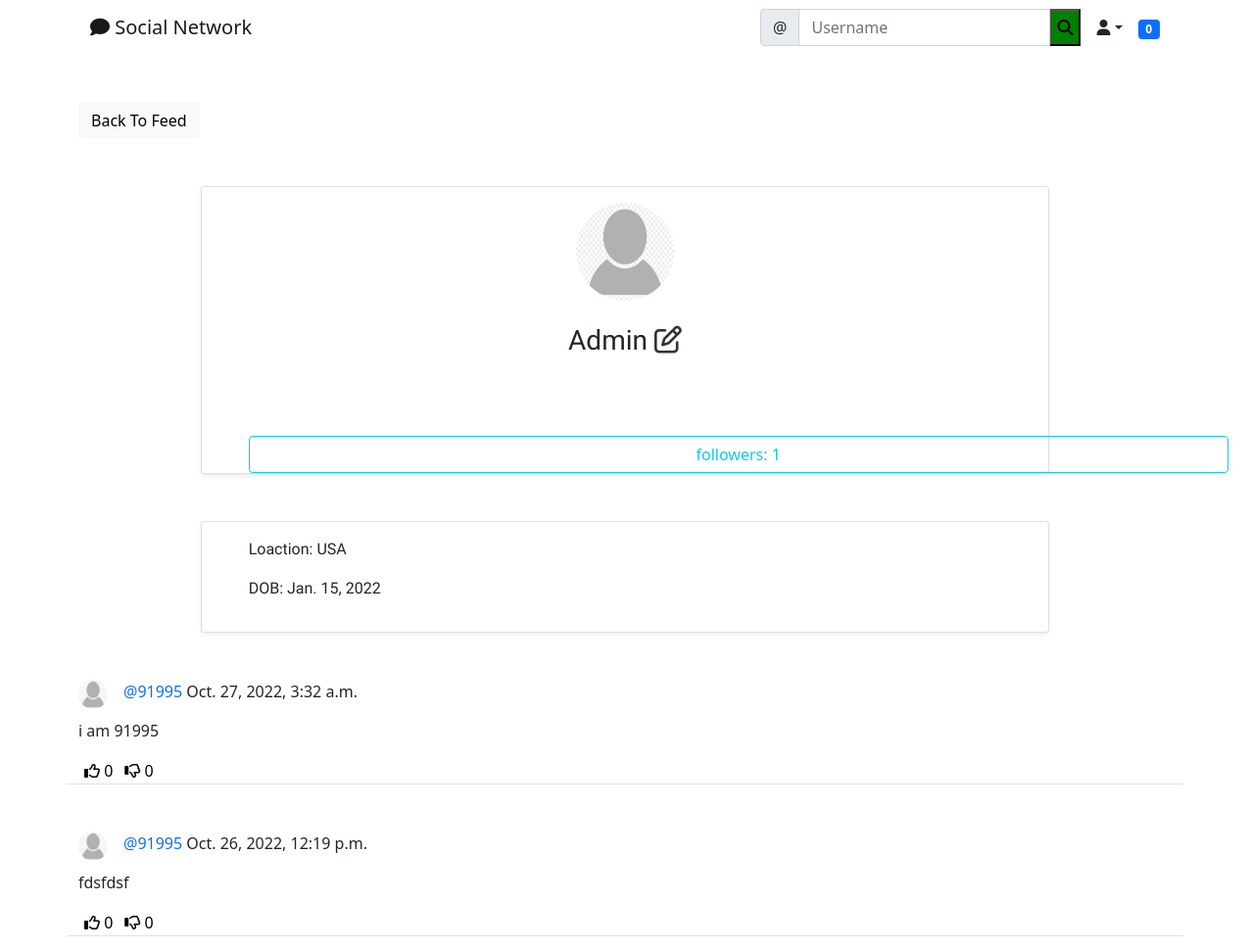
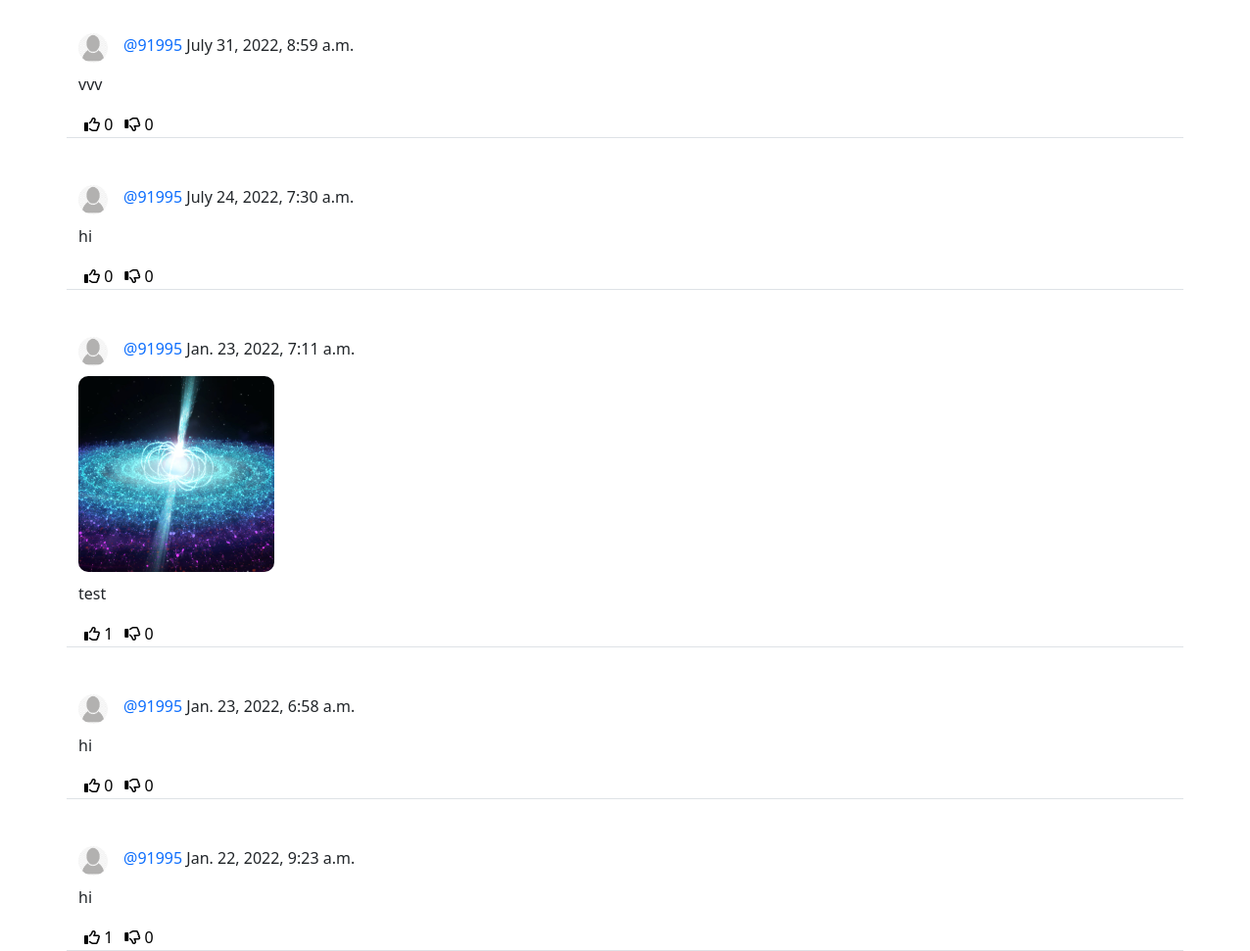
The page /social/profile/1 (signed in) on the database its author committed (2 pictures, top to bottom).
### social/models.py (models this page shows)
class UserProfile(models.Model):
    user = models.OneToOneField(User, primary_key=True, verbose_name='user',
                                related_name='profile', on_delete=models.CASCADE)
    name = models.CharField(max_length=30, blank=True, null=True)
    bio = models.TextField(max_length=500, blank=True, null=True)
    birth_date = models.DateField(blank=True, null=True)
    location = models.CharField(max_length=100, blank=True, null=True)
    picture = models.ImageField(upload_to='uploads/profile_pictures',
                                default='uploads/profile_pictures/default.png', blank=True)
    followers = models.ManyToManyField(
        User, blank=True, related_name='followers')
    online = models.BooleanField(default=False)

class Post(models.Model):
    body = models.TextField()
    image = models.ImageField(
        upload_to="uploads/post_photos", null=True, blank=True)
    created_on = models.DateTimeField(default=timezone.now)
    author = models.ForeignKey(User, on_delete=models.CASCADE)
    likes = models.ManyToManyField(User, blank=True, related_name='likes')
    dislikes = models.ManyToManyField(
        User, blank=True, related_name='dislikes')

### social/views.py (the view)
# urls.py: path('profile/<int:pk>', ProfileView.as_view(), name='profile'),
class ProfileView(View):
    def get(self, request, pk, *args, **kwargs):
        profile = UserProfile.objects.get(pk=pk)
        user = profile.user
        posts = Post.objects.filter(author=user).order_by('-created_on')
        followers = profile.followers.all()
        number_of_followers = len(followers)
        chats = Chats.objects.all()
        if len(followers) == 0:
            is_following = False
        for follower in followers:
            if follower == request.user:
                is_following = True
                break
            else:
                is_following = False
        context = {
            'user': user,
            'profile': profile,
            'posts': posts,
            'number_of_followers': number_of_followers,
            'is_following': is_following,
            'chats': chats
        }
        return render(request, 'social/profile.html', context)

### landing/templatetags/custom_tags.py (called while the page is built)
@register.inclusion_tag('social/show_notifications.html', takes_context=True)
def show_notifications(context):
    request_user = context['request'].user
    notifications = Notification.objects.filter(
        to_user=request_user).exclude(user_has_seen=True).order_by('-date')
    return {'notifications': notifications}

### social/templates/social/profile.html (shortened to what this page needs)
{% extends "landing/base.html" %}
{% block content %}
<div class="container">
  <div class="row mt-5">
    <div class="col md-3 col-sm-6">
      <a href="{% url 'post_list' %}" class="btn btn-light">Back To Feed</a>
    </div>
  </div>
</div>
<div class="row justify-content-center mt-5">
  <div class="card shadow-sm col-md-8 col-sm-12 corder-bottom px-5 pt-3">
    <div class="text-center">
      <img src="{{profile.picture.url}}" alt="" class="rounded-circle" width="100" height="100">
      <h3 class="py-4" style="font-family: 'Russo One', sans-serif;">
        {% if profile.name %}
        <span id="username">{{profile.name}}</span>
        {% if request.user == user %}
        <a href="{%url 'profile_edit' profile.pk%}" style="color: #333"> <i class="far fa-edit"></i> </a>
        {% endif %}
        {% else %}
        {{user.username}} <span>
          {% if request.user == user %}
          <a href="{%url 'profile_edit' profile.pk%}" style="color: #333"> <i class="far fa-edit"></i> </a>
          {% endif %}
          {% endif %}
      </h3>
    </div>
    <div class="justify-content-center mt-5">
      {% if  profile.user != request.user%}
      <form class="btn-group" role="group" id="chat-create">
        {% csrf_token %}
        <button type="submit" name="button" class="btn btn-outline-success">Message</button>
      </form>
    </div>
    <script type="text/javascript">
      const chatForm = document.getElementById('chat-create')
      const span = document.getElementById('username');
      chatForm.addEventListener('submit', function(e) {
        $.ajax({
          type: 'POST',
          url: 'https://abudiyaaaa.pythonanywhere.com/real-time-chats/chat/create',
          data: {
            user1: "{{profile.user.username}}",
            user2: "{{request.user.username}}",
            csrfmiddlewaretoken: $('input[name=csrfmiddlewaretoken]').val(),
          },
          success: function(e) {
              url = `https://abudiyaaaa.pythonanywhere.com/real-time-chats/chat/${e.thread}`
              window.location.href = url
          },
          complete: function(response, textStatus) {
            console.log("Hey: " + textStatus);
          }
        })
      })
    </script>
    {%else%}
    <a href="{% url 'list_followers' profile.pk%}" type="a" style="text-decoration: none; margin-right:25px;width: 1000px" class="btn btn-outline-info">followers: {{number_of_followers}}</a>
    {% endif %}
  </div>
</div>
</div>
<div class="row justify-content-center mt-5">
  <div class="card shadow-sm col-md-8 col-sm-12 corder-bottom px-5 py-3">
    {% if profile.location %}<p class="" style="font-family: 'Russo One', sans-serif;">Loaction: {{profile.location}}</p> {% endif %}
    {% if profile.birth_date %}<p class="" style="font-family: 'Russo One', sans-serif;">DOB: {{profile.birth_date}}</p> {% endif %}
  </div>
</div>
{% for post in  posts %}
<div class="container">
  <div class="row justify-content-center mt-5 position-relative">
    <div class="col md-5 col-sm-12 border-bottom">
      <div class="">
        <a href="{% url 'profile' post.author.profile.pk%}">
          <img src="{{post.author.profile.picture.url}}" alt="" class="rounded-circle" style="float: left; margin-right: 1rem" height="30" width="30">
          <p style="padding-top: 0.5 rem;">
            <a href="{% url 'profile' post.author.profile.pk%}" style="text-decoration: none" class="text-primary"> @{{post.author}} </a> {{post.created_on}}
          </p>
        </a>
      </div>
      <div class="position-relative">
        {% if post.image %}
        <img src="{{post.image.url}}" class="post-image" />
        {% endif %}
        <p>{{post.body}}</p>
      </div>
      <div class="d-flex flex-row">
        <form class="" action="{% url 'like' post.pk%}" method="post">
          <button type="submit" style="background-color: transparent; border: none; box-shadow: none;"> <i class="far fa-thumbs-up"></i> <span>{{post.likes.all.count}}</span> </button>
        </form>
        <form class="" action="{% url 'dislike' post.pk%}" method="post">
          <button type="submit" style="background-color: transparent; border: none; box-shadow: none;"> <i class="far fa-thumbs-down"></i> <span>{{post.dislikes.all.count}}</span> </button>
        </form>
      </div>
    </div>
  </div>
</div>
{% endfor %}
{% endblock %}

### landing/templates/landing/base.html (shortened to what this page needs)
<!DOCTYPE html>
{% load static %} {%load crispy_forms_tags%}
<html lang="en">
  <head>
    <link
      href="https://cdn.jsdelivr.net/npm/bootstrap@5.0.2/dist/css/bootstrap.min.css"
      rel="stylesheet"
    />
  </head>
  <body>
    {% include "landing/navbar.html" %} {% block content %}{% endblock %}
  </body>
</html>

### landing/templates/landing/navbar.html (shortened to what this page needs)
{% load custom_tags %}
<div class="container">
<nav class="navbar navbar-expand-lg navbar-light">
  <div class="container-fluid">
    <a class="navbar-brand"
    {% if user.is_authenticated %}
      href="{%url 'post_list'%}"
    {% else %}
     href="{%url 'index'%}"
    {% endif %}
      >
    <i class="fas fa-comment"></i>   Social Network</a>
    <div class="collapse navbar-collapse" id="navbarTogglerDemo03">
      <form class="d-flex" method="get" action="{% url 'search' %}">
        <div class="input-group">
          <span class="input-group-text" id="basic-addon1">@</span>
          <input type="text" class="form-control" placeholder="Username" aria-label="Username" aria-describedby="basic-addon1" name="query" value="{{ request.GET.query }}">
          <button type="submit" style="order: none; background-color: green;box-shadow: none;"> <i class="fas fa-search"></i> </button>
        </div>
      </form>
    {% if user.is_authenticated %}
      <div class="nav-item dropdown">
        <a class="nav-link dropdown-toggle text-dark" data-bs-toggle="dropdown" role="button" aria-expanded="false"><i class="fas fa-user"></i></a>
      </div>
      <div class="nav-item">
        {% show_notifications %}
      </div>
    {%endif%}
  </div>
</nav>
</div>

### social/templates/social/show_notifications.html (shortened to what this page needs)
<div class="dropdown">
  <span class="badge bg-primary notification-badge" style="transition: 0.3s;" onclick="showNotification()">{{notifications.count}}</span>
  </div>

### landing/templates/landing/base.html (style rules this page uses)
.notification-badge { transition: 0.3s; }
.dropdown { position: relative; display: inline-block; }
.post-image { max-width: 100%; max-height: 200px; border-radius: 10px; margin-bottom: 10px; }
:root { --send-bg: #0B93F6; --send-color: white; --receive-bg: #E5E5EA; --receive-text: black; --page-background: white; }

### rows shown on the page
UserProfile: picture (placeholder picture), name "Admin", location "USA", birth_date "Jan. 15, 2022"
Post: author.profile.picture (placeholder picture), author "91995", created_on "Oct. 27, 2022, 3:32 a.m.", body "i am 91995", likes.all.count "0", dislikes.all.count "0"
Post: author.profile.picture (placeholder picture), author "91995", created_on "Oct. 26, 2022, 12:19 p.m.", body "fdsfdsf", likes.all.count "0", dislikes.all.count "0"
Post: author.profile.picture (placeholder picture), author "91995", created_on "July 31, 2022, 8:59 a.m.", body "vvv", likes.all.count "0", dislikes.all.count "0"
Post: author.profile.picture (placeholder picture), author "91995", created_on "July 24, 2022, 7:30 a.m.", body "hi", likes.all.count "0", dislikes.all.count "0"
Post: author.profile.picture (placeholder picture), author "91995", created_on "Jan. 23, 2022, 7:11 a.m.", image (picture), body "test", likes.all.count "1", dislikes.all.count "0"
Post: author.profile.picture (placeholder picture), author "91995", created_on "Jan. 23, 2022, 6:58 a.m.", body "hi", likes.all.count "0", dislikes.all.count "0"
Post: author.profile.picture (placeholder picture), author "91995", created_on "Jan. 22, 2022, 9:23 a.m.", body "hi", likes.all.count "1", dislikes.all.count "0"

### other values the page prints
{{ notifications.count }} "0"
{{ number_of_followers }} "1"
